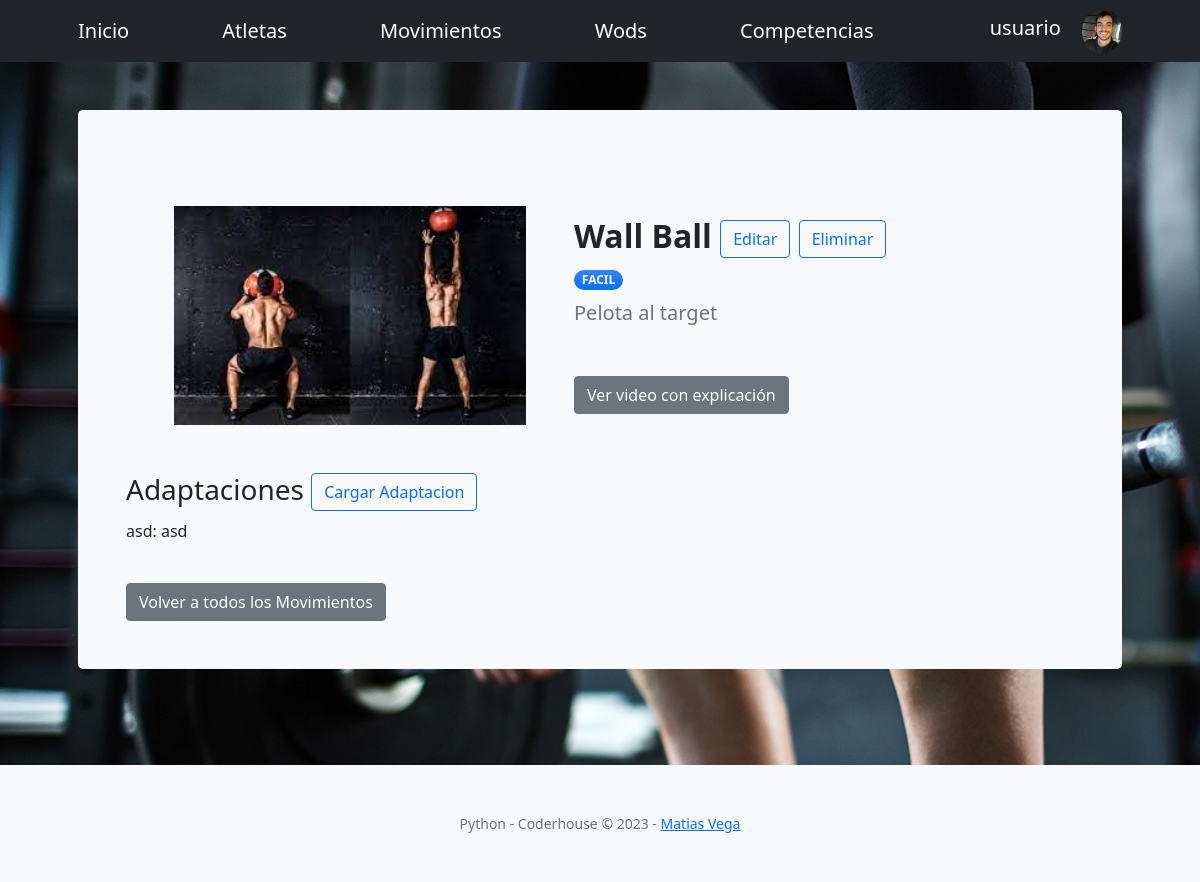
The app's page /AppCoder/verMovimiento/Wall Ball (signed in) with its own data.
### AppCoder/models.py (models this page shows, shortened)
class AvatarImagen(models.Model):
    usuario = models.ForeignKey(User, on_delete = models.CASCADE)
    imagen = models.ImageField(upload_to="avatares", null=True, blank=True)

class Movimiento(models.Model):
    nombre= models.CharField(max_length=30)
    descripcion= models.CharField(max_length=1000)
    explicacion= models.CharField(max_length=200)
    imagen = models.ImageField(upload_to="movimientos", null=True, blank=True)
    dificultad = models.CharField(
        max_length=10,
        choices= VARIABLES,
        default='normal',
    )

class Adaptacion(models.Model):
    movimiento = models.ForeignKey(Movimiento, related_name='movimiento', on_delete=models.CASCADE, blank=True, default= None)
    nombre= models.CharField(max_length=30)
    descripcion= models.CharField(max_length=1000)
    explicacion= models.CharField(max_length=200)

### AppCoder/views.py (the view)
# urls.py: path("verMovimiento/<movimiento_nombre>", verMovimiento, name="Filtrar Movimiento"), # Ver un Movimiento
def verMovimiento(request, movimiento_nombre):
    mov1 = Movimiento.objects.get(nombre = movimiento_nombre)
    ada1 = Adaptacion.objects.filter(movimiento = mov1)
    return render(request, "AppCoder/Movimiento/detalleMovimiento.html", {"movimiento": mov1, "listaAdaptacion": ada1 })

### AppCoder/templates/AppCoder/Movimiento/detalleMovimiento.html
{% extends "AppCoder/padre.html" %}
{% block formulario %}
        <div class="container px-5 my-5">
            <div class="row gx-5 align-items-center">
                {% if movimiento.imagen %}
                <img class="img-fluid rounded mb-5 mb-lg-0" style="max-width: 400px;" src="/media/{{movimiento.imagen}}" alt="..." />
                {% else %}
                <img class="img-fluid rounded mb-5 mb-lg-0" style="max-width: 400px;" src="/media/avatarSinAvatar.jpg" alt="..." />
                {% endif %}
                <div class="col-lg-6">
                    <h2 class="fw-bolder"> {{movimiento.nombre}}
                    {% if request.user.is_authenticated %}
                        {% if request.user.is_staff %}
                        <a class="btn btn-outline-primary btn-xl" href="{% url 'Editar Movimiento' movimiento.nombre %}"  > Editar  </a>
                        <a  class="btn btn-outline-primary btn-xl" href="{% url 'Borrar Movimiento' movimiento.id %}"  > Eliminar </a>
                        {% endif %}
                    {% endif %}</h2>
                    <div class="badge bg-primary bg-gradient rounded-pill mb-2">{{movimiento.dificultad.upper}}</div>
                    <p class="lead fw-normal text-muted mb-0">{{ movimiento.descripcion}} </p>
                    <br> <br>
                    <a class="btn btn-secondary" href="{{movimiento.explicacion}}" > Ver video con explicación </a>
                </div>
            </div>
        </div>
        <h3> Adaptaciones
            <a  class="btn btn-outline-primary btn-xl" href="{% url 'Cargar Adaptacion Movimiento' movimiento.nombre %}"  > Cargar Adaptacion </a>
        </h3>
            {% for adaptacion in listaAdaptacion  %}
            <p>  {{adaptacion.nombre}}: {{adaptacion.descripcion}} </p>
            {% endfor %}
<br>
<div>
    <a class="btn btn-secondary"  href="{% url 'Ver Movimientos' %}">Volver a todos los Movimientos</a>
</div>
{% endblock %}

### AppCoder/templates/AppCoder/padre.html (shortened to what this page needs)
<!DOCTYPE html>
<html lang="en">
    <head> {% load static %}
        <link href="https://cdn.jsdelivr.net/npm/bootstrap-icons@1.5.0/font/bootstrap-icons.css" rel="stylesheet" />
        <link href="https://cdnjs.cloudflare.com/ajax/libs/SimpleLightbox/2.1.0/simpleLightbox.min.css" rel="stylesheet" />
        <link href="{% static 'AppCoder/css/styles.css' %}" rel="stylesheet" />
    </head>
    <body id="page-top" style="background-image: url('/media/fondo/bg-masthead.jpg')">
        <nav class="navbar navbar-expand-lg navbar-dark bg-dark">
            <div class="container px-4 px-lg-5">
                <a class="navbar-brand" href="{% url 'Ver Scores' %}">Inicio</a>
                <a class="navbar-brand" href="{% url 'Ver Atletas' %}">Atletas</a>
                <a class="navbar-brand" href="{% url 'Ver Movimientos' %}">Movimientos</a>
                <a class="navbar-brand" href="{% url 'Ver Wods' %}">Wods</a>
                <a class="navbar-brand" href="{% url 'Ver Competencias' %}">Competencias</a>
                {% if request.user.is_authenticated %}
                <li class="nav-item dropdown">
                            {% with  request.user.avatarimagen_set.last as first_image %}
                            <a class="navbar-brand">  {{ request.user }}  </a>
                            {% if first_image %}
                                <img class="rounded-circle" width ="40px" href="#" role="button" data-bs-toggle="dropdown" aria-expanded="false" id="navbarDropdownPortfolio" src="{{first_image.imagen.url}}" href="{% url 'Cambiar Avatar' %}" alt="Datos de mi cuenta">
                            {% else %}
                                <img class="rounded-circle" width ="40px" href="#" role="button" data-bs-toggle="dropdown" aria-expanded="false" id="navbarDropdownPortfolio" src="/media/avatarSinAvatar.jpg" href="{% url 'Cambiar Avatar' %}" alt="Datos de mi cuenta">
                            {% endif %}
                                {% endwith %}
                        </li>
            </div>
                {% else %}
                <a class="btn btn-outline-primary btn-xl" href="{% url 'Log In' %}">Iniciar Sesión</a>
                <a class="btn btn-primary btn-xl" href="{% url 'Sign Up' %}">Registrarse</a>
                {% endif %}
        </nav>
        <section class="py-5" >
            <div class="container px-5" >
                <div class="bg-light rounded-3 py-5 px-4 px-md-5 mb-5">
                    <div>
                        {% block formulario %}
                        {%endblock%}
                    </div>
                </div>
        </section>
        <footer class="bg-light py-5">
            <div class="container px-4 px-lg-5"><div class="small text-center text-muted">Python - Coderhouse &copy; 2023 - <a href="{% url 'About' %}">Matias Vega</a></div></div>
        </footer>
    </body>
</html>

### records on screen
AvatarImagen: imagen (picture)
Movimiento: imagen (picture), nombre "Wall Ball", dificultad "FACIL", descripcion "Pelota al target"
Adaptacion: nombre "asd", descripcion "asd"

### other values on screen
{{ request.user }} "usuario"
